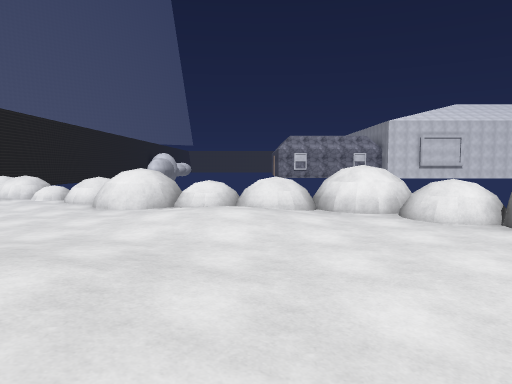
[1] (above)

12 first-person views from a walk through a scene from a Unity 3-D project. The camera is 1.5 m above the floor, tilts 4° down and sees 70° across. The floor is counted in squares, 2 m on a side. Each view is taken from the middle of a square. On the plan, view 1 faces up. The plan holds only what a view shows up to about 11 squares ahead; the rest is blank. The place goes on beyond the plan. The player character is not drawn. Surface patterns are stand-ins for the level's own textures.

[2]
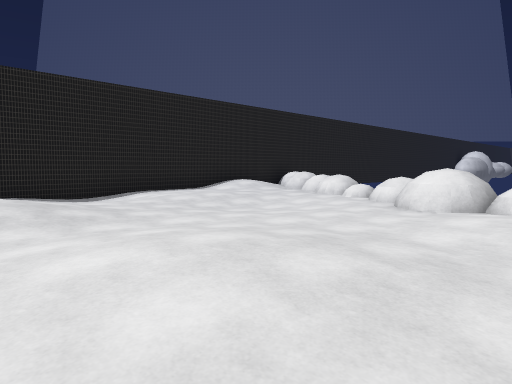

[3]
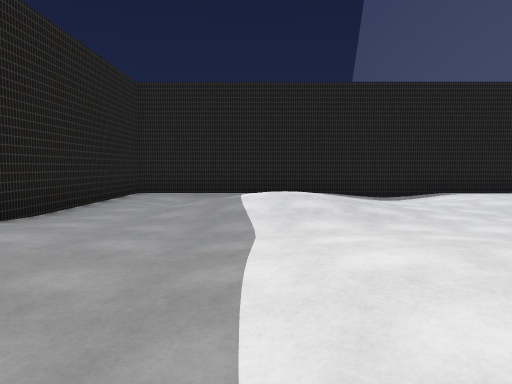

[4]
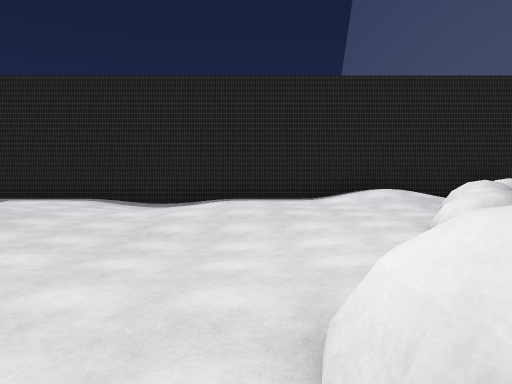

[5]
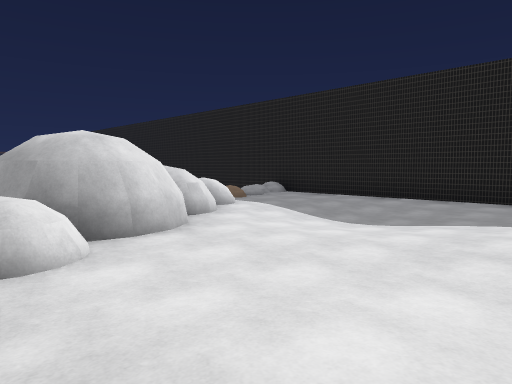

[6]
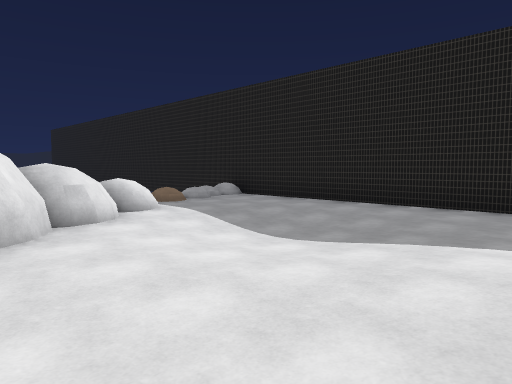

[7]
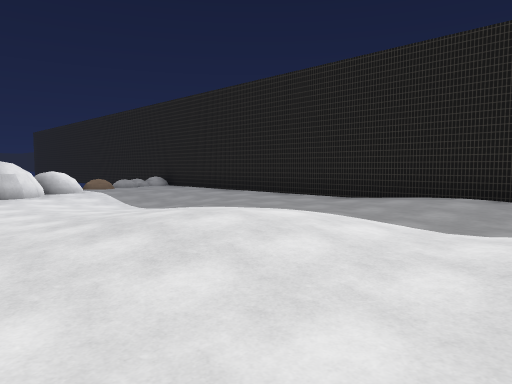

[8]
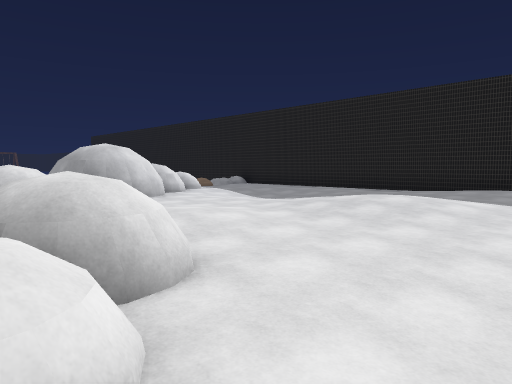

[9]
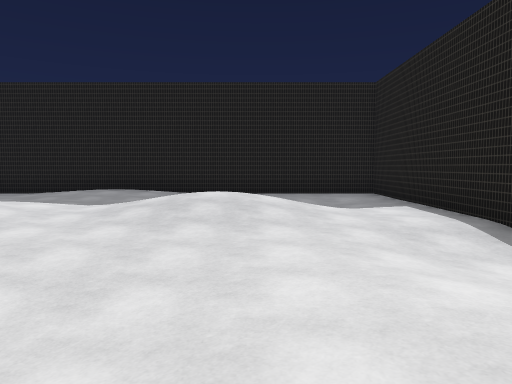

[10]
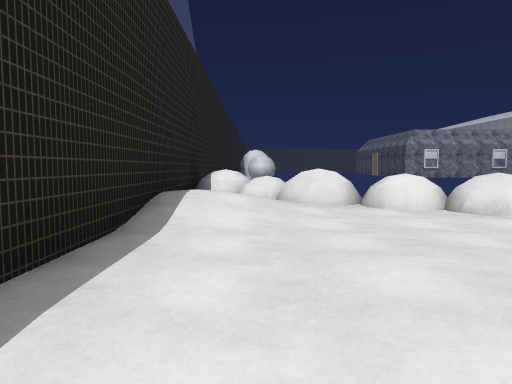

[11]
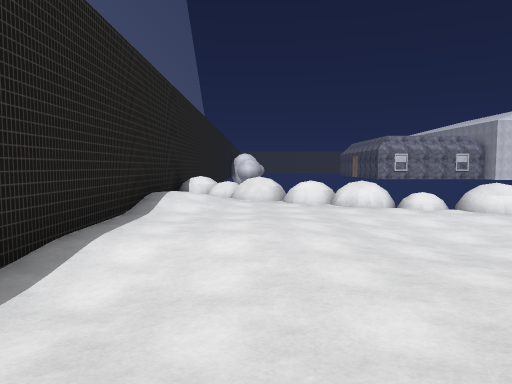

[12]
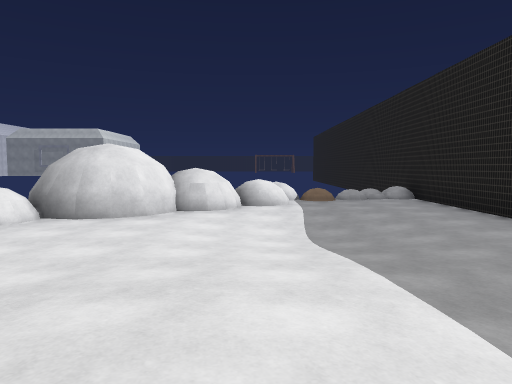

### Floor plan
Key: @ floor where view 1 was taken; # wall or solid block; x gap in a wall; . main floor; : floor 0.25 m higher than the main floor; - floor 0.25 m lower than the main floor; + floor 0.5 m higher than the main floor; / step, stairs or slope; = window, fence, low wall or low ledge; ^ raised ledge.
Columns run from 11 left of view 1 to 8 right of it. Each row starts with its distance up from view 1.
 13  #=
 12  ^^
 11 #.^^=
 10 #::^^^=
  9 #+:..^^=
  8 #:..../^^#
  7 #.......^^x^^^
  6 #..:.--...:^/^^
  5 #....--...::./^#
  4 #--...........##
  3 #--......:.....##
  2 #...::..:::..../#
  1 #..:++:.:+:.---./^
  0 #.. ++:..:.@----..
 -1 #.- /:.......--...
 -2 #.--...:::........+
 -3 #......:::........##
 -4 ###################

Positions as (right, up) in squares from view 1, and headings:
1: (0, 0), facing up
2: (0, 0), facing up-left
3: (0, 0), facing left
4: (-1, 6), facing left
5: (-1, 6), facing down-right
6: (-1, 4), facing down-right
7: (-5, 4), facing down-right
8: (-5, 8), facing down-right
9: (-7, 7), facing down
10: (-9, 4), facing up
11: (-8, 1), facing up
12: (-3, 1), facing right
